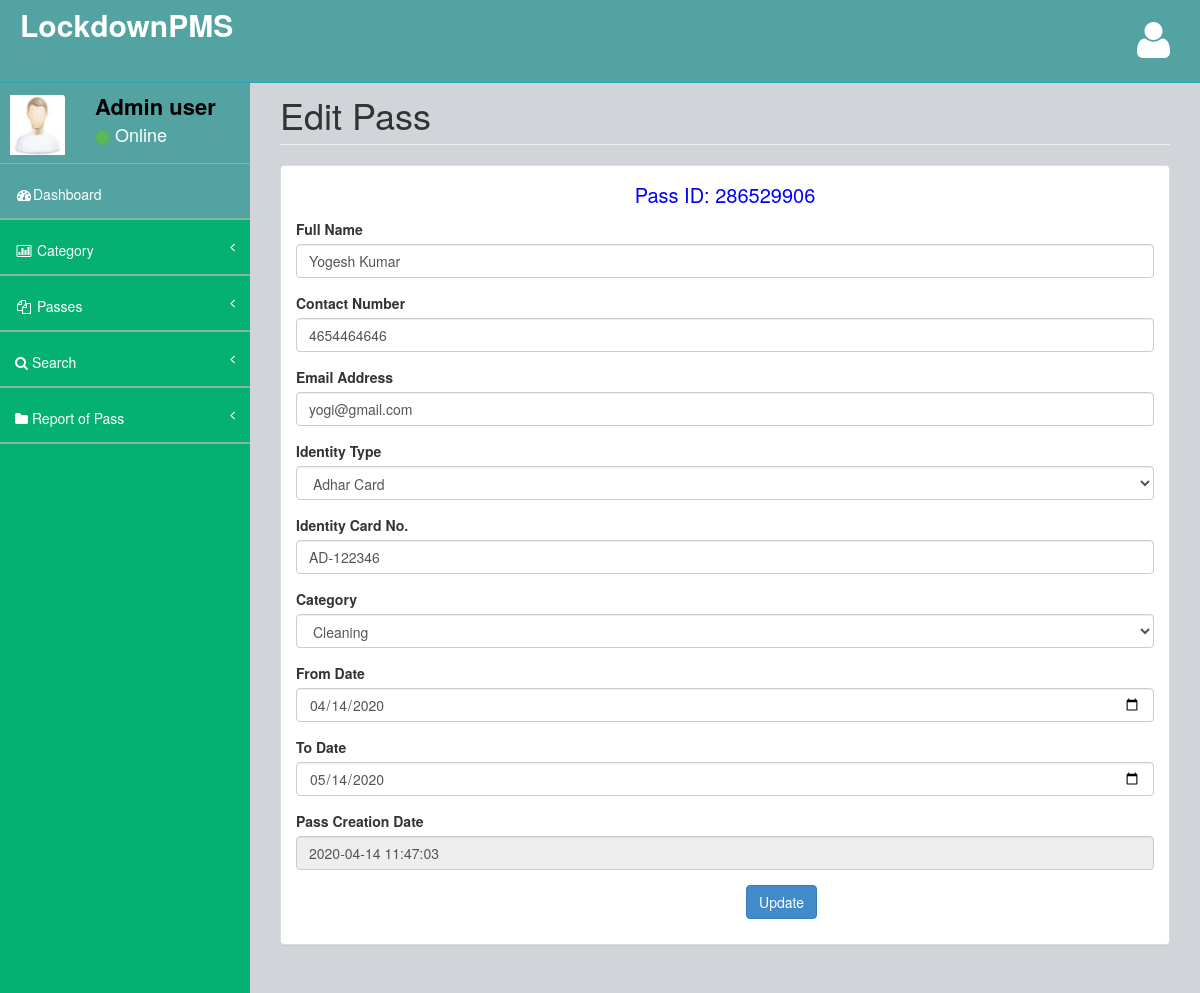
Before: /admin/edit-pass-detail.php?editid=1 (signed in) with the older database file.
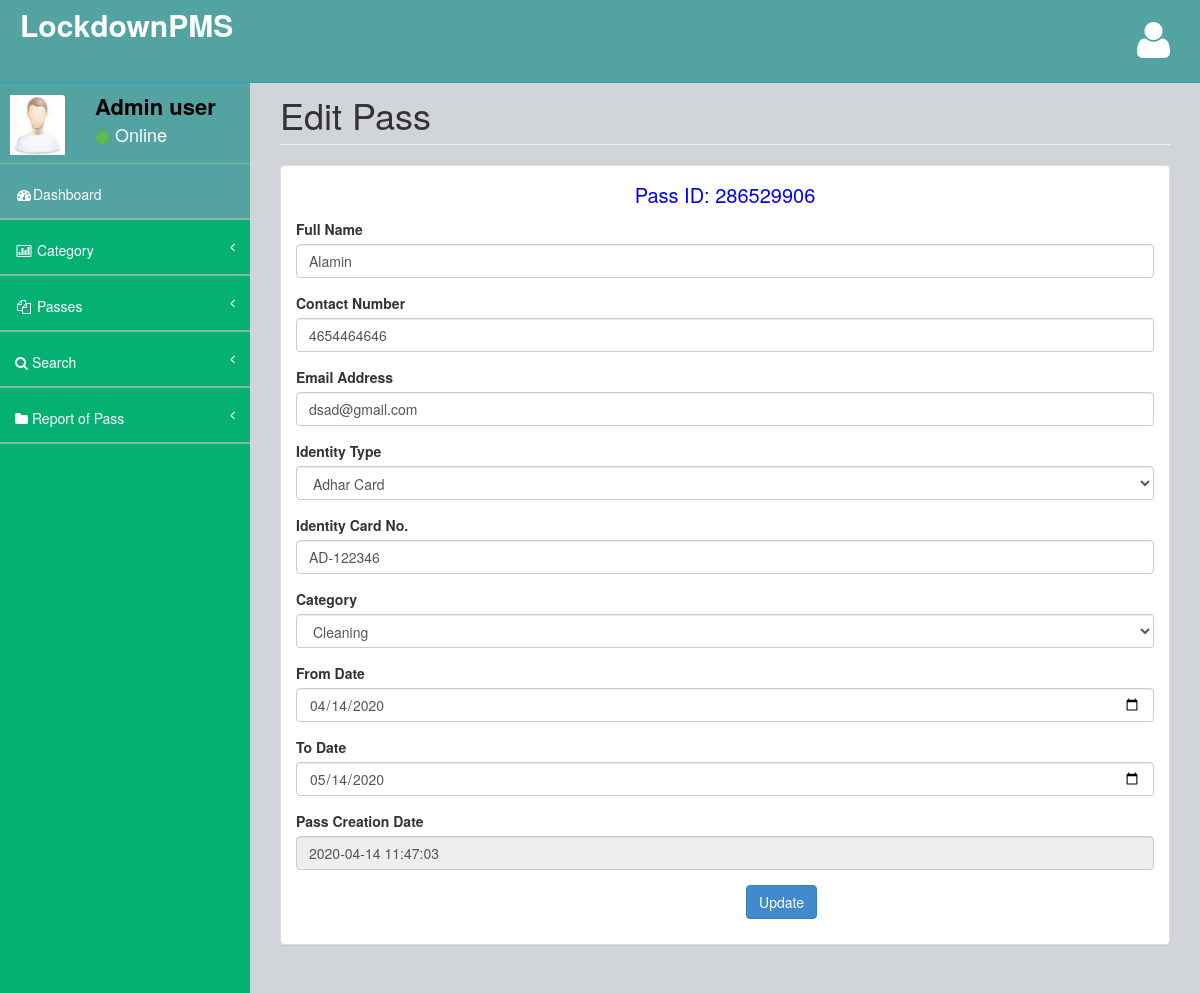
After: the same page with the newer database file.
### tables this page shows
CREATE TABLE `tblpass` (
  `ID` int(10) NOT NULL,
  `PassNumber` varchar(200) DEFAULT NULL,
  `FullName` varchar(200) DEFAULT NULL,
  `ContactNumber` bigint(10) DEFAULT NULL,
  `Email` varchar(200) DEFAULT NULL,
  `IdentityType` varchar(200) DEFAULT NULL,
  `IdentityCardno` varchar(200) DEFAULT NULL,
  `Category` varchar(100) DEFAULT NULL,
  `FromDate` varchar(200) DEFAULT NULL,
  `ToDate` varchar(200) DEFAULT NULL,
  `PasscreationDate` timestamp NULL DEFAULT current_timestamp()
);

### admin/edit-pass-detail.php (the view, shortened to what this page needs)
<?php
if (strlen($_SESSION['cpmsaid']==0)) {
  header('location:logout.php');
  } else{
?>
<!DOCTYPE html>
<html>
<head>
    <link href="assets/plugins/bootstrap/bootstrap.css" rel="stylesheet" />
    <link href="assets/font-awesome/css/font-awesome.css" rel="stylesheet" />
    <link href="assets/plugins/pace/pace-theme-big-counter.css" rel="stylesheet" />
   <link href="assets/css/style.css" rel="stylesheet" />
      <link href="assets/css/main-style.css" rel="stylesheet" />
</head>
<body>
    <div id="wrapper">
      <?php include_once('includes/header.php');?>
        <?php include_once('includes/sidebar.php');?>
          <div id="page-wrapper">
            <div class="row">
                <div class="col-lg-12">
                    <h1 class="page-header">Edit Pass</h1>
                </div>
            </div>
            <div class="row">
                <div class="col-lg-12">
                    <div class="panel panel-default">
                        <div class="panel-body">
                            <div class="row">
                                <div class="col-lg-12">
                                    <form method="post" enctype="multipart/form-data">
                                    <?php
$eid=$_GET['editid'];
$sql="SELECT * from  tblpass where ID=$eid";
$query = $dbh -> prepare($sql);
$query->execute();
$results=$query->fetchAll(PDO::FETCH_OBJ);
$cnt=1;
if($query->rowCount() > 0)
{
foreach($results as $row)
{               ?>
  <p colspan="6" style="font-size:20px;color:blue;text-align: center;">
 Pass ID: <?php  echo ($row->PassNumber);?></p>
    <div class="form-group"> <label for="exampleInputEmail1">Full Name</label> <input type="text" name="fullname" value="<?php  echo $row->FullName;?>" class="form-control" required='true'> </div>
    <div class="form-group"> <label for="exampleInputEmail1">Contact Number</label> <input type="text" name="cnumber" value="<?php  echo $row->ContactNumber;?>" class="form-control" required='true' maxlength="10" pattern="[0-9]+"> </div>
    <div class="form-group"> <label for="exampleInputEmail1">Email Address</label> <input type="email" name="email" value="<?php  echo $row->Email;?>" class="form-control" required='true'> </div>
    <div class="form-group"> <label for="exampleInputEmail1">Identity Type</label><select type="text" name="identitytype" value="" class="form-control" required='true'>
<option value="<?php  echo $row->IdentityType;?>"><?php  echo $row->IdentityType;?></option>
     </select></div>
    <div class="form-group"> <label for="exampleInputEmail1">Identity Card No.</label> <input type="text" name="icnum" value="<?php  echo $row->IdentityCardno;?>" class="form-control" required='true'> </div>
     <div class="form-group"> <label for="exampleInputEmail1">Category</label><select type="text" name="category" value="" class="form-control" required='true'>
      <option value="<?php  echo $row->Category;?>"><?php  echo $row->Category;?></option>
     </select></div>
<div class="form-group"> <label for="exampleInputEmail1">From Date</label> <input type="date" name="fromdate" value="<?php  echo $row->FromDate;?>" class="form-control" required='true'> </div>
<div class="form-group"> <label for="exampleInputEmail1">To Date</label> <input type="date" name="todate" value="<?php  echo $row->ToDate;?>" class="form-control" required='true'> </div>
<div class="form-group"> <label for="exampleInputEmail1">Pass Creation Date</label> <input type="text" value="<?php  echo $row->PasscreationDate;?>" class="form-control" readonly='true'> </div>
<?php $cnt=$cnt+1;}} ?>
     <p style="padding-left: 450px"><button type="submit" class="btn btn-primary" name="submit" id="submit">Update</button></p> </form>
                                </div>
                            </div>
                        </div>
                    </div>
                </div>
            </div>
        </div>
    </div>
</body>
</html>
<?php }  ?>

Changed rows visible on the page:
changed tblpass "Adhar Card": fullname "Yogesh Kumar" → "Alamin"; email "yogi@gmail.com" → "dsad@gmail.com"
